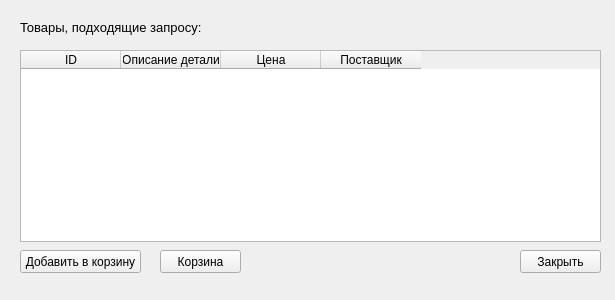
<?xml version="1.0" encoding="UTF-8"?>
<ui version="4.0">
 <class>result</class>
 <widget class="QWidget" name="result">
  <property name="geometry">
   <rect>
    <x>0</x>
    <y>0</y>
    <width>615</width>
    <height>300</height>
   </rect>
  </property>
  <property name="windowTitle">
   <string>Товары по запросу</string>
  </property>
  <widget class="QPushButton" name="pushButton">
   <property name="geometry">
    <rect>
     <x>520</x>
     <y>250</y>
     <width>81</width>
     <height>23</height>
    </rect>
   </property>
   <property name="text">
    <string>Закрыть</string>
   </property>
  </widget>
  <widget class="QTableWidget" name="tableWidget">
   <property name="geometry">
    <rect>
     <x>20</x>
     <y>50</y>
     <width>581</width>
     <height>192</height>
    </rect>
   </property>
   <column>
    <property name="text">
     <string>ID</string>
    </property>
   </column>
   <column>
    <property name="text">
     <string>Описание детали</string>
    </property>
   </column>
   <column>
    <property name="text">
     <string>Цена</string>
    </property>
   </column>
   <column>
    <property name="text">
     <string>Поставщик</string>
    </property>
   </column>
  </widget>
  <widget class="QPushButton" name="pushButton_2">
   <property name="geometry">
    <rect>
     <x>20</x>
     <y>250</y>
     <width>121</width>
     <height>23</height>
    </rect>
   </property>
   <property name="text">
    <string>Добавить в корзину</string>
   </property>
  </widget>
  <widget class="QLabel" name="label">
   <property name="geometry">
    <rect>
     <x>20</x>
     <y>20</y>
     <width>191</width>
     <height>16</height>
    </rect>
   </property>
   <property name="text">
    <string>&lt;html&gt;&lt;head/&gt;&lt;body&gt;&lt;p&gt;&lt;span style=&quot; font-size:10pt;&quot;&gt;Товары, подходящие запросу:&lt;/span&gt;&lt;/p&gt;&lt;/body&gt;&lt;/html&gt;</string>
   </property>
  </widget>
  <widget class="QLabel" name="label_2">
   <property name="geometry">
    <rect>
     <x>250</x>
     <y>250</y>
     <width>271</width>
     <height>20</height>
    </rect>
   </property>
   <property name="text">
    <string/>
   </property>
  </widget>
  <widget class="QPushButton" name="pushButton_3">
   <property name="geometry">
    <rect>
     <x>160</x>
     <y>250</y>
     <width>81</width>
     <height>23</height>
    </rect>
   </property>
   <property name="text">
    <string>Корзина</string>
   </property>
  </widget>
 </widget>
 <resources/>
 <connections/>
</ui>
